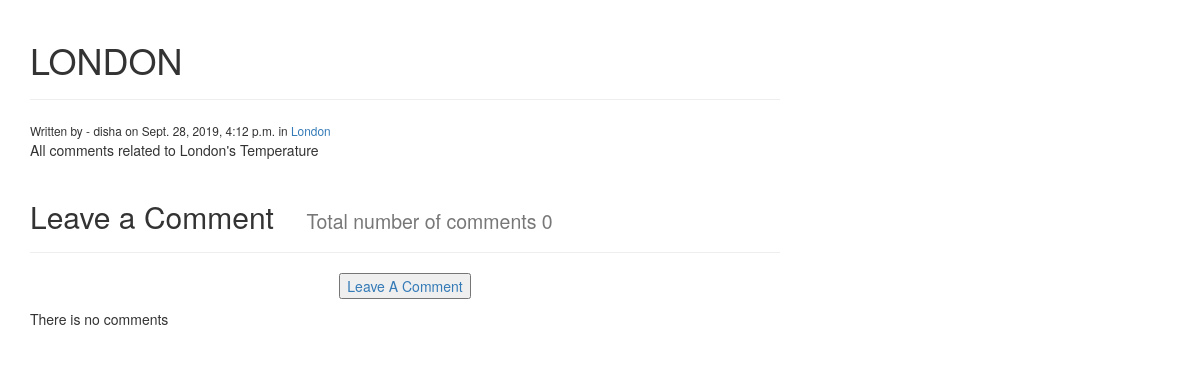
/comment_app/temp-about-london/, run on the app's committed database.
### comment_app/models.py (models this page shows, shortened)
class Post(models.Model):
	STATUS_CHOICES = (
		('draft','Draft'),
		('published','Published'),
	)
	category = models.ForeignKey('Category',on_delete = models.CASCADE,)
	title = models.CharField(max_length = 250)
	slug = models.SlugField(max_length = 250,unique = True)
	content = models.TextField()
	seo_title = models.CharField(max_length = 250)
	seo_description = models.CharField(max_length = 250)
	author = models.ForeignKey(User,on_delete= models.PROTECT,related_name = 'blog_posts')
	published = models.DateTimeField(default = timezone.now)
	created = models.DateTimeField(auto_now_add=True)
	updated = models.DateTimeField(auto_now=True)
	status = models.CharField(max_length=9,choices = STATUS_CHOICES,default = 'draft')

class Category(models.Model):
	name = models.CharField(max_length = 250)
	slug = models.SlugField(max_length = 250,unique  = True)
	class Meta:
		ordering = ('name',)
		verbose_name = 'category'
		verbose_name_plural = 'categories'
	def get_absolute_url(self):
		return reverse('comment_app:list_of_post_by_category',args = [self.slug])
	def __str__(self):
		return self.name

### comment_app/views.py (the view)
# urls.py: url(r'^(?P<slug>[-\w]+)/$',views.post_detail, name='post_detail'),
def post_detail(request,slug):
	post = get_object_or_404(Post,slug = slug)
	template = 'comment_app/post/post_detail.html'
	context = {'post':post}
	return render(request,template, context)

### comment_app/templates/comment_app/post/post_detail.html (shortened to what this page needs)
{% extends 'comment_app/base.html'%}
{% block content %}
<div class="row">
	<div class="col-md-8">
		<div class="page-header">
		<h1>{{post.title}}</h1>
		</div>
		<small>Written by - {{post.author}} on {{post.published}} in <a href="{{post.category.get_absolute_url}}">{{post.category}}</a></small>
		{{post.content|linebreaks}}
		<div class="page-header">
		<h2>Leave a Comment<small> &nbsp;&nbsp;&nbsp;&nbsp; Total number of comments {{post.comments.count}}</small></h1>
		</div>
		<p class="text-center"><button type="button" class="btn-btn-default"><a href="{% url 'comment_app:add_comment' slug=post.slug %}">Leave A Comment</a></button></p>
		{% for comment in post.comments.all %}
		<div class="panel panel-default">
			<div class="panel-heading">{{ comment.user}} commented on {{ comment.created}}</div>
			<div class="panel-body">{{ comment.body}}</div>
		</div>
		{% empty %}
		<p>There is no comments</p>
		{% endfor %}
	</div>
</div>
{% endblock %}

### data on the page
Post: title "LONDON", author "disha", published "Sept. 28, 2019, 4:12 p.m.", category "London", content "All comments related to London's Temperature", comments.count "0"
